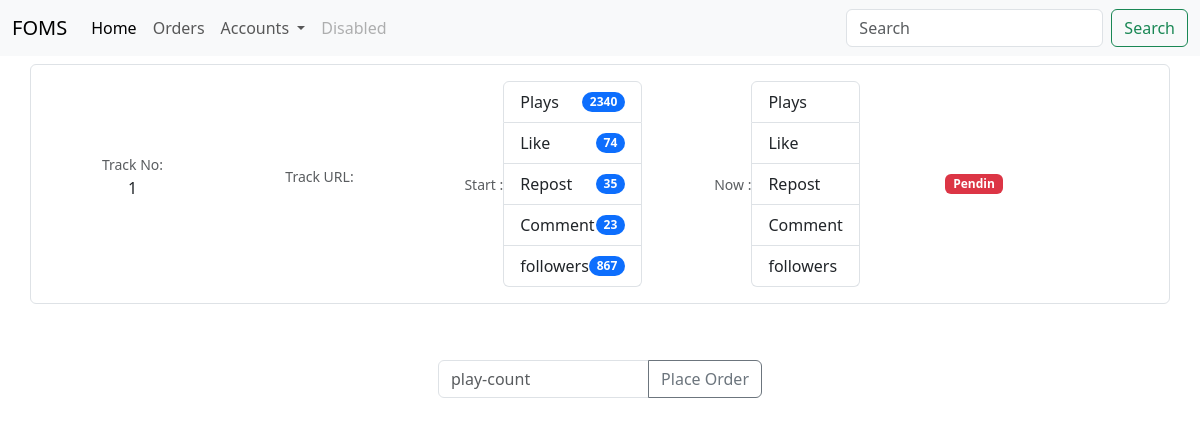
The page /tracks?foid=1 on the database as committed earlier.
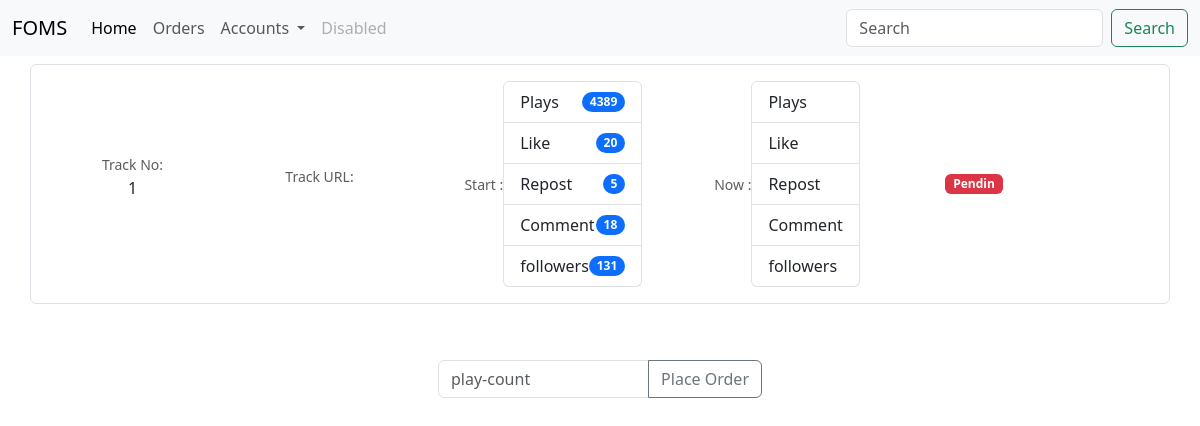
The same page on the database as committed later.
### website/models.py (models this page shows)
class SoundcloudTrack(db.Model):
    soundcloud_id = db.Column(db.Integer, primary_key=True)
    soundcloud_track = db.Column(db.String, nullable=False)
    plays = db.Column(db.Integer)
    likes = db.Column(db.Integer)
    repost = db.Column(db.Integer)
    comments = db.Column(db.Integer)
    followers = db.Column(db.Integer)
    foid = db.Column(db.Integer, db.ForeignKey('fiverr_order.foid'))

### website/views.py (the view)
@views.route('/tracks', methods=['GET', 'POST'])
def load_track():
    if request.method == 'GET':
        foid = request.args.get('foid', '')
        soundcloud_track = SoundcloudTrack.query.filter_by(
            foid=foid).all()
        return render_template('tracks.html', tracks=soundcloud_track)
    return render_template('tracks.html')

### website/templates/tracks.html (shortened to what this page needs)
{% extends "base.html"%}{%block title%}Orders{%endblock%} {% block content%}
{%for track in tracks %}
<div class="container">
  <div class="row my-2 border rounded p-2">
    <div
      class="col-md-2 d-flex align-items-center justify-content-center custom-column"
    >
      <p class="text-center">
        <small class="text-body-secondary">Track No:</small
        ><br />{{track['soundcloud_id']}}
      </p>
    </div>
    <div
      class="col-md-2 d-flex align-items-center justify-content-center custom-column"
    >
      <p class="text-center">
        <small class="text-body-secondary">Track URL:</small><br />
      </p>
    </div>
    <div
      class="col-md-3 d-flex align-items-center justify-content-center custom-column"
    >
      <small class="text-body-secondary">Start :</small>
      <ul class="list-group">
        <li
          class="list-group-item d-flex justify-content-between align-items-center"
        >
          Plays
          <span class="badge bg-primary rounded-pill">{{track['plays']}}</span>
        </li>
        <li
          class="list-group-item d-flex justify-content-between align-items-center"
        >
          Like
          <span class="badge bg-primary rounded-pill">{{track['likes']}}</span>
        </li>
        <li
          class="list-group-item d-flex justify-content-between align-items-center"
        >
          Repost
          <span class="badge bg-primary rounded-pill">{{track['repost']}}</span>
        </li>
        <li
          class="list-group-item d-flex justify-content-between align-items-center"
        >
          Comment
          <span class="badge bg-primary rounded-pill"
            >{{track['comments']}}</span
          >
        </li>
        <li
          class="list-group-item d-flex justify-content-between align-items-center"
        >
          followers
          <span class="badge bg-primary rounded-pill"
            >{{track['followers']}}</span
          >
        </li>
      </ul>
    </div>
    <div
      class="col-md-2 d-flex align-items-center justify-content-center custom-column"
    >
      <small class="text-body-secondary">Now :</small>
      <ul class="list-group">
        <li
          class="list-group-item d-flex justify-content-between align-items-center"
        >
          Plays
        </li>
        <li
          class="list-group-item d-flex justify-content-between align-items-center"
        >
          Like
        </li>
        <li
          class="list-group-item d-flex justify-content-between align-items-center"
        >
          Repost
        </li>
        <li
          class="list-group-item d-flex justify-content-between align-items-center"
        >
          Comment
        </li>
        <li
          class="list-group-item d-flex justify-content-between align-items-center"
        >
          followers
        </li>
      </ul>
    </div>
    <div
      class="col-md-2 d-flex align-items-center justify-content-center custom-column"
    >
      <span class="badge text-bg-danger">Pendin</span>
    </div>
  </div>
</div>
<div class="container text-center">
  <div class="row align-items-center p-5">
    <div class="col">
      <form action="/get-plays" method="POST">
        <div class="input-group mb-3">
          <input
            type="number"
            class="form-control"
            placeholder="play-count"
            name="plays_count"
            aria-label="Recipient's username"
            aria-describedby="button-addon2"
          />
          <button
            class="btn btn-outline-secondary"
            type="submit"
            id="button-addon2"
          >
            Place Order
          </button>
        </div>
      </form>
    </div>
  </div>
</div>
{% endfor %}{%endblock%}

Rows that differ between the two databases and show on the page:
changed SoundcloudTrack id 1: plays "2340" → "4389"; likes "74" → "20"; repost "35" → "5"; comments "23" → "18"; followers "867" → "131"
